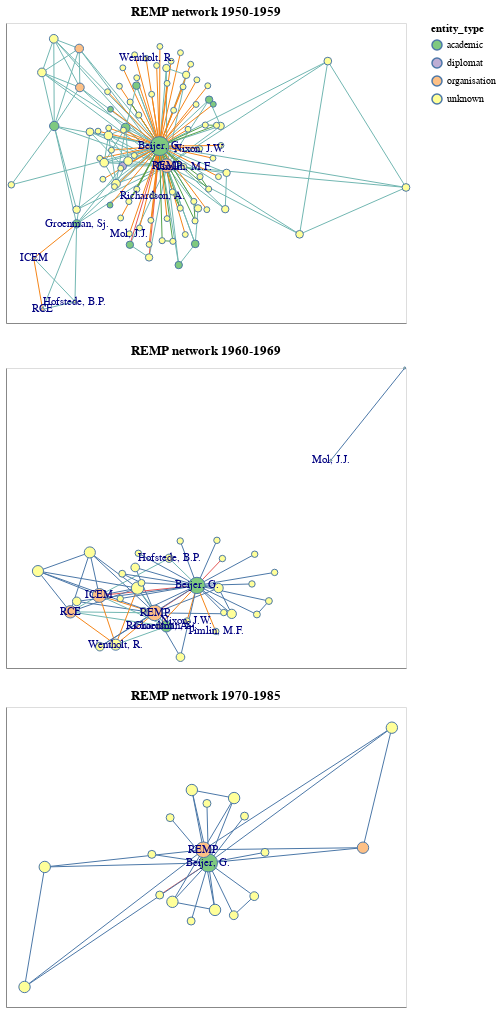

Source (notebook cell):
### Code cell
alt.vconcat(chartdict[0], chartdict[1], chartdict[2])
